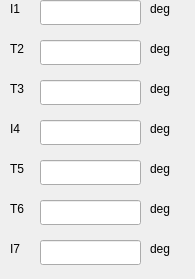
<?xml version="1.0" encoding="UTF-8"?>
<ui version="4.0">
 <class>wheel_bipedal7d_data_monitor</class>
 <widget class="QWidget" name="wheel_bipedal7d_data_monitor">
  <property name="geometry">
   <rect>
    <x>0</x>
    <y>0</y>
    <width>195</width>
    <height>279</height>
   </rect>
  </property>
  <property name="windowTitle">
   <string>数据监控</string>
  </property>
  <widget class="QLabel" name="label_9">
   <property name="geometry">
    <rect>
     <x>150</x>
     <y>80</y>
     <width>40</width>
     <height>17</height>
    </rect>
   </property>
   <property name="text">
    <string>deg</string>
   </property>
  </widget>
  <widget class="QLabel" name="label_7">
   <property name="geometry">
    <rect>
     <x>10</x>
     <y>40</y>
     <width>30</width>
     <height>17</height>
    </rect>
   </property>
   <property name="text">
    <string>T2</string>
   </property>
  </widget>
  <widget class="QLineEdit" name="lineEdit_6">
   <property name="geometry">
    <rect>
     <x>40</x>
     <y>160</y>
     <width>101</width>
     <height>25</height>
    </rect>
   </property>
   <property name="readOnly">
    <bool>true</bool>
   </property>
  </widget>
  <widget class="QLineEdit" name="lineEdit_3">
   <property name="geometry">
    <rect>
     <x>40</x>
     <y>40</y>
     <width>101</width>
     <height>25</height>
    </rect>
   </property>
   <property name="readOnly">
    <bool>true</bool>
   </property>
  </widget>
  <widget class="QLabel" name="label_2">
   <property name="geometry">
    <rect>
     <x>10</x>
     <y>0</y>
     <width>30</width>
     <height>17</height>
    </rect>
   </property>
   <property name="text">
    <string>I1</string>
   </property>
  </widget>
  <widget class="QLabel" name="label_10">
   <property name="geometry">
    <rect>
     <x>150</x>
     <y>120</y>
     <width>40</width>
     <height>17</height>
    </rect>
   </property>
   <property name="text">
    <string>deg</string>
   </property>
  </widget>
  <widget class="QLabel" name="label_5">
   <property name="geometry">
    <rect>
     <x>10</x>
     <y>160</y>
     <width>30</width>
     <height>17</height>
    </rect>
   </property>
   <property name="text">
    <string>T5</string>
   </property>
  </widget>
  <widget class="QLabel" name="label_3">
   <property name="geometry">
    <rect>
     <x>10</x>
     <y>80</y>
     <width>30</width>
     <height>17</height>
    </rect>
   </property>
   <property name="text">
    <string>T3</string>
   </property>
  </widget>
  <widget class="QLabel" name="label_4">
   <property name="geometry">
    <rect>
     <x>10</x>
     <y>120</y>
     <width>30</width>
     <height>17</height>
    </rect>
   </property>
   <property name="text">
    <string>I4</string>
   </property>
  </widget>
  <widget class="QLabel" name="label_8">
   <property name="geometry">
    <rect>
     <x>150</x>
     <y>40</y>
     <width>40</width>
     <height>17</height>
    </rect>
   </property>
   <property name="text">
    <string>deg</string>
   </property>
  </widget>
  <widget class="QLineEdit" name="lineEdit_2">
   <property name="geometry">
    <rect>
     <x>40</x>
     <y>0</y>
     <width>101</width>
     <height>25</height>
    </rect>
   </property>
   <property name="readOnly">
    <bool>true</bool>
   </property>
  </widget>
  <widget class="QLineEdit" name="lineEdit_5">
   <property name="geometry">
    <rect>
     <x>40</x>
     <y>80</y>
     <width>101</width>
     <height>25</height>
    </rect>
   </property>
   <property name="readOnly">
    <bool>true</bool>
   </property>
  </widget>
  <widget class="QLabel" name="label_6">
   <property name="geometry">
    <rect>
     <x>150</x>
     <y>0</y>
     <width>40</width>
     <height>17</height>
    </rect>
   </property>
   <property name="text">
    <string>deg</string>
   </property>
  </widget>
  <widget class="QLabel" name="label_11">
   <property name="geometry">
    <rect>
     <x>150</x>
     <y>160</y>
     <width>40</width>
     <height>17</height>
    </rect>
   </property>
   <property name="text">
    <string>deg</string>
   </property>
  </widget>
  <widget class="QLineEdit" name="lineEdit_4">
   <property name="geometry">
    <rect>
     <x>40</x>
     <y>120</y>
     <width>101</width>
     <height>25</height>
    </rect>
   </property>
   <property name="readOnly">
    <bool>true</bool>
   </property>
  </widget>
  <widget class="QLabel" name="label_12">
   <property name="geometry">
    <rect>
     <x>150</x>
     <y>200</y>
     <width>40</width>
     <height>17</height>
    </rect>
   </property>
   <property name="text">
    <string>deg</string>
   </property>
  </widget>
  <widget class="QLineEdit" name="lineEdit_7">
   <property name="geometry">
    <rect>
     <x>40</x>
     <y>200</y>
     <width>101</width>
     <height>25</height>
    </rect>
   </property>
   <property name="readOnly">
    <bool>true</bool>
   </property>
  </widget>
  <widget class="QLabel" name="label_13">
   <property name="geometry">
    <rect>
     <x>10</x>
     <y>200</y>
     <width>30</width>
     <height>17</height>
    </rect>
   </property>
   <property name="text">
    <string>T6</string>
   </property>
  </widget>
  <widget class="QLabel" name="label_14">
   <property name="geometry">
    <rect>
     <x>150</x>
     <y>240</y>
     <width>40</width>
     <height>17</height>
    </rect>
   </property>
   <property name="text">
    <string>deg</string>
   </property>
  </widget>
  <widget class="QLineEdit" name="lineEdit_8">
   <property name="geometry">
    <rect>
     <x>40</x>
     <y>240</y>
     <width>101</width>
     <height>25</height>
    </rect>
   </property>
   <property name="readOnly">
    <bool>true</bool>
   </property>
  </widget>
  <widget class="QLabel" name="label_15">
   <property name="geometry">
    <rect>
     <x>10</x>
     <y>240</y>
     <width>30</width>
     <height>17</height>
    </rect>
   </property>
   <property name="text">
    <string>I7</string>
   </property>
  </widget>
 </widget>
 <resources/>
 <connections/>
</ui>
